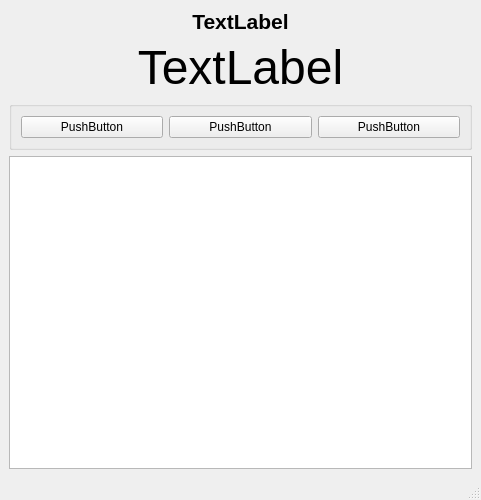
<?xml version="1.0" encoding="UTF-8"?>
<ui version="4.0">
 <class>MainWindow</class>
 <widget class="QMainWindow" name="MainWindow">
  <property name="geometry">
   <rect>
    <x>0</x>
    <y>0</y>
    <width>481</width>
    <height>500</height>
   </rect>
  </property>
  <property name="windowTitle">
   <string>MainWindow</string>
  </property>
  <widget class="QWidget" name="centralwidget">
   <layout class="QVBoxLayout" name="verticalLayout">
    <item>
     <widget class="QLabel" name="lbl_main">
      <property name="font">
       <font>
        <pointsize>16</pointsize>
        <weight>75</weight>
        <bold>true</bold>
       </font>
      </property>
      <property name="text">
       <string>TextLabel</string>
      </property>
      <property name="alignment">
       <set>Qt::AlignCenter</set>
      </property>
     </widget>
    </item>
    <item>
     <widget class="QLabel" name="lbl_stopwatch">
      <property name="font">
       <font>
        <family>Nirmala UI</family>
        <pointsize>36</pointsize>
       </font>
      </property>
      <property name="text">
       <string>TextLabel</string>
      </property>
      <property name="alignment">
       <set>Qt::AlignCenter</set>
      </property>
     </widget>
    </item>
    <item>
     <widget class="QGroupBox" name="groupBox">
      <property name="title">
       <string/>
      </property>
      <layout class="QHBoxLayout" name="horizontalLayout">
       <item>
        <widget class="QPushButton" name="btn_start">
         <property name="text">
          <string>PushButton</string>
         </property>
        </widget>
       </item>
       <item>
        <widget class="QPushButton" name="btn_lap">
         <property name="text">
          <string>PushButton</string>
         </property>
        </widget>
       </item>
       <item>
        <widget class="QPushButton" name="btn_reset">
         <property name="text">
          <string>PushButton</string>
         </property>
        </widget>
       </item>
      </layout>
     </widget>
    </item>
    <item>
     <widget class="QTextBrowser" name="tb_records"/>
    </item>
   </layout>
  </widget>
  <widget class="QMenuBar" name="menubar">
   <property name="geometry">
    <rect>
     <x>0</x>
     <y>0</y>
     <width>481</width>
     <height>21</height>
    </rect>
   </property>
  </widget>
  <widget class="QStatusBar" name="statusbar"/>
 </widget>
 <resources/>
 <connections/>
</ui>
